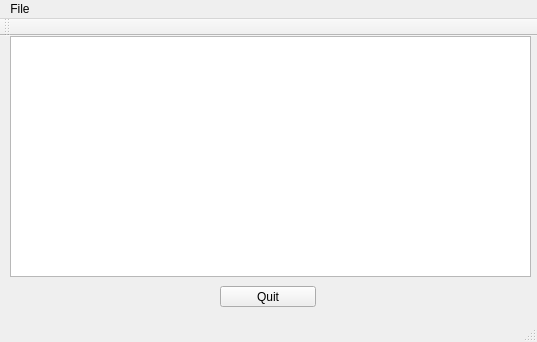
<?xml version="1.0" encoding="UTF-8"?>
<ui version="4.0">
 <class>MainWindow</class>
 <widget class="QMainWindow" name="MainWindow">
  <property name="geometry">
   <rect>
    <x>0</x>
    <y>0</y>
    <width>537</width>
    <height>342</height>
   </rect>
  </property>
  <property name="windowTitle">
   <string>MainWindow</string>
  </property>
  <widget class="QWidget" name="centralWidget">
   <widget class="QTextEdit" name="textEdit">
    <property name="geometry">
     <rect>
      <x>10</x>
      <y>0</y>
      <width>521</width>
      <height>241</height>
     </rect>
    </property>
   </widget>
   <widget class="QPushButton" name="quitButton">
    <property name="geometry">
     <rect>
      <x>220</x>
      <y>250</y>
      <width>96</width>
      <height>21</height>
     </rect>
    </property>
    <property name="text">
     <string>Quit</string>
    </property>
   </widget>
   <zorder>textEdit</zorder>
   <zorder>quitButton</zorder>
   <zorder>quitButton</zorder>
  </widget>
  <widget class="QMenuBar" name="menuBar">
   <property name="geometry">
    <rect>
     <x>0</x>
     <y>0</y>
     <width>537</width>
     <height>29</height>
    </rect>
   </property>
   <widget class="QMenu" name="menuFile">
    <property name="title">
     <string>File</string>
    </property>
    <addaction name="actionOpen"/>
    <addaction name="actionSave"/>
   </widget>
   <addaction name="menuFile"/>
  </widget>
  <widget class="QToolBar" name="mainToolBar">
   <attribute name="toolBarArea">
    <enum>TopToolBarArea</enum>
   </attribute>
   <attribute name="toolBarBreak">
    <bool>false</bool>
   </attribute>
  </widget>
  <widget class="QStatusBar" name="statusBar"/>
  <action name="actionOpen">
   <property name="text">
    <string>Open</string>
   </property>
  </action>
  <action name="actionSave">
   <property name="text">
    <string>Save</string>
   </property>
  </action>
 </widget>
 <layoutdefault spacing="6" margin="11"/>
 <resources/>
 <connections/>
</ui>
